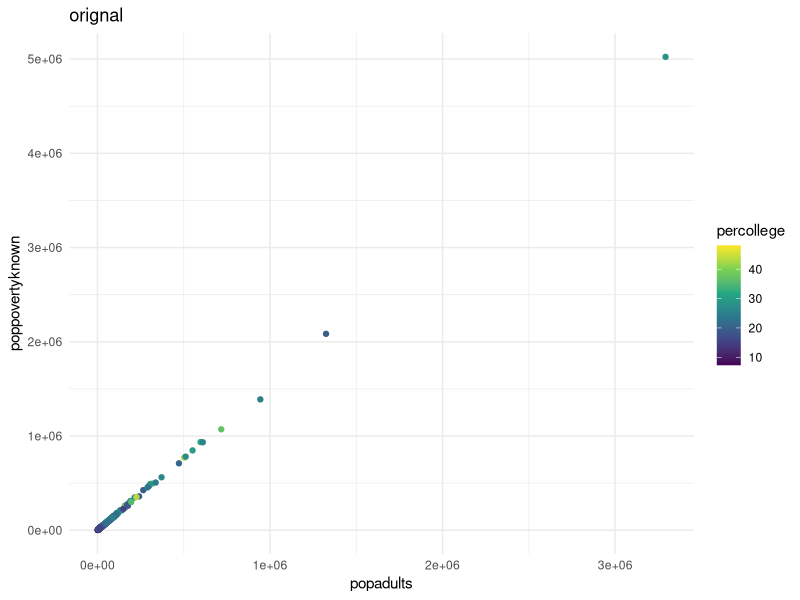
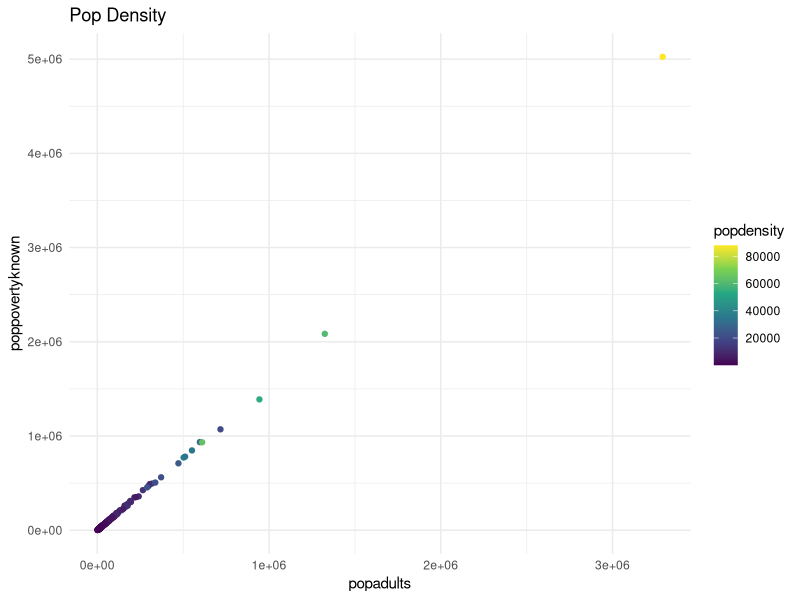
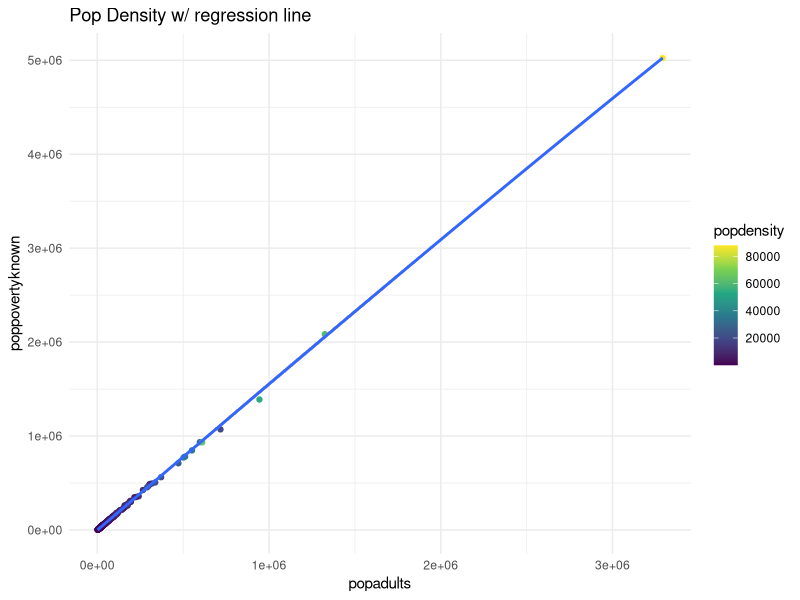
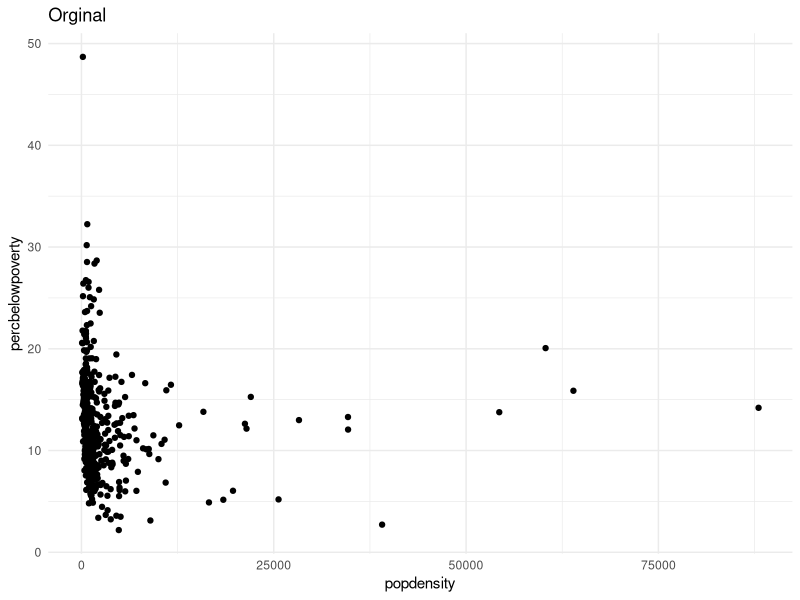
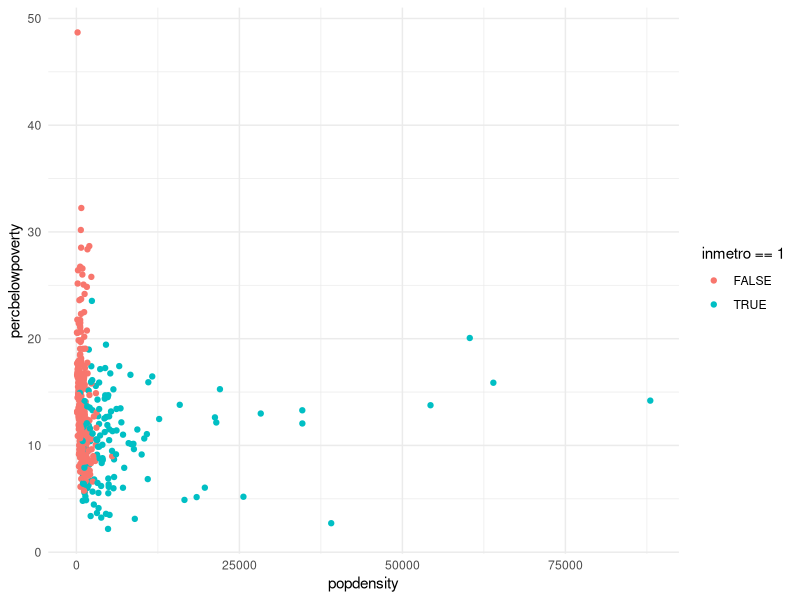
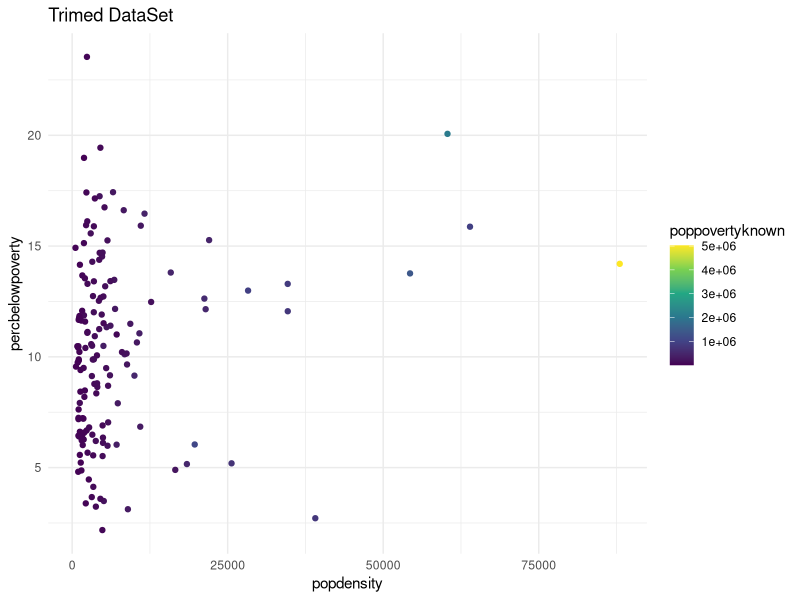
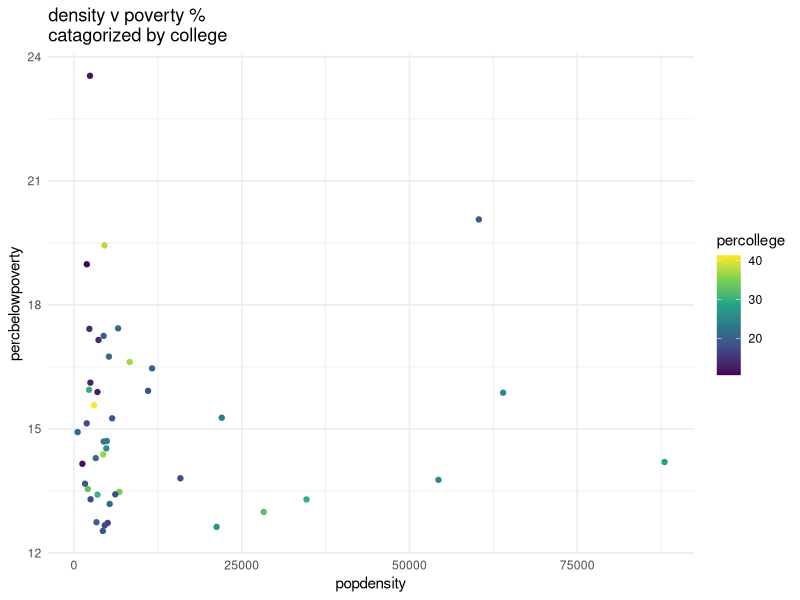

Reproduce these figures in R, in order.
# install.packages("tidyverse")
library(tidyverse)

#region 
# Making it color blind friendly

# uncomment as needed
# install.packages("viridis")
# install.packages("scales")

library(viridis)
library(scales)

theme_set(theme_minimal())

options(ggplot2.continuous.colour="viridis")
options(ggplot2.continuous.fill = "viridis")
#endregion
midwest

# 1 Jake
#region

# lets first look to see if there is any realtionship between adults and poverity
# poppovertyknown <int>
# popadults <int>
# percollege <dbl>

ggplot(midwest) +
geom_point(mapping=aes(popadults, poppovertyknown, color=percollege)) +
ggtitle("orignal")

midwest %>%
filter(popadults >= 3e+6) %>%
arrange(desc(popdensity))

midwest %>%
filter(popadults >= 1e+6) %>%
arrange(desc(popdensity)) %>%
select(popdensity)

ggplot(midwest) +
geom_point(mapping=aes(popadults, poppovertyknown, color=popdensity)) +
ggtitle("Pop Density")

ggplot(midwest) +
geom_point(mapping=aes(popadults, poppovertyknown, color=popdensity)) +
geom_smooth(mapping=aes(popadults, poppovertyknown)) +
ggtitle("Pop Density w/ regression line")

# This really brings us to the shocking conclusion that the more people exist in a place the higher amount of poverty as well.
#endregion

# 2 Jake
#region
ggplot(midwest) +
geom_point(aes(popdensity, percbelowpoverty)) + 
ggtitle("Orginal")

ggplot(midwest) +
geom_point(aes(popdensity, percbelowpoverty, color=inmetro == 1))

# Take note of really high non metro ones

j2 <- midwest %>%
filter(inmetro == 1)

ggplot(j2) +
geom_point(aes(popdensity, percbelowpoverty, color=poppovertyknown)) +
ggtitle("Trimed DataSet")

# clearing out some of the bottom values

j2 <- midwest %>%
filter(inmetro == 1) %>%
filter(percbelowpoverty > 12.5)

ggplot(j2) +
geom_point(aes(popdensity, percbelowpoverty, color=percollege)) +
ggtitle("density v poverty %\ncatagorized by college")
# now we can see the percentage below poverty, really isn't impacted by population density or percentage that attended college
#endregion

